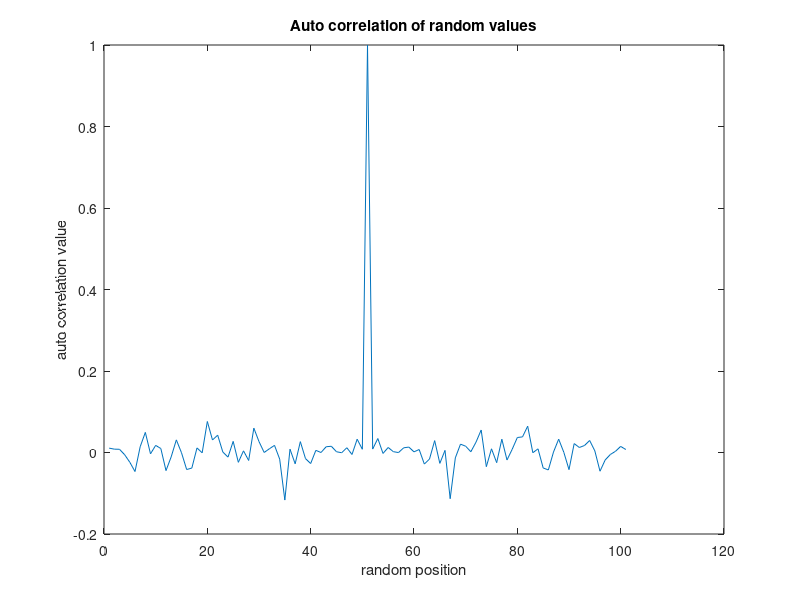
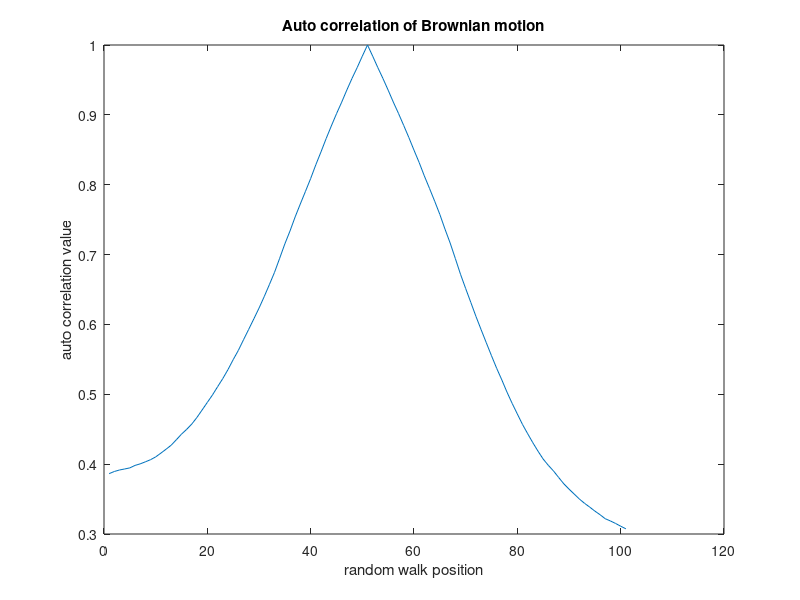

Recreate these plots in MATLAB, in order.
figure;
rc = [];
random_values = rand(1, 1000);
for i = -50:50
    rc = [rc corr(random_values(100:900)', random_values(100+i:900+i)')];
end
plot(rc);
xlabel('random position');
ylabel('auto correlation value');
title('Auto correlation of random values');

x = [0];
for i=2:1000
   x = [x x(i-1)+randn()];
end

bc = []
for i = -50:50
    bc = [bc corr(x(100:900)', x(100+i:900+i)')];
end

figure;
plot(bc);
xlabel('random walk position');
ylabel('auto correlation value');
title('Auto correlation of Brownian motion');